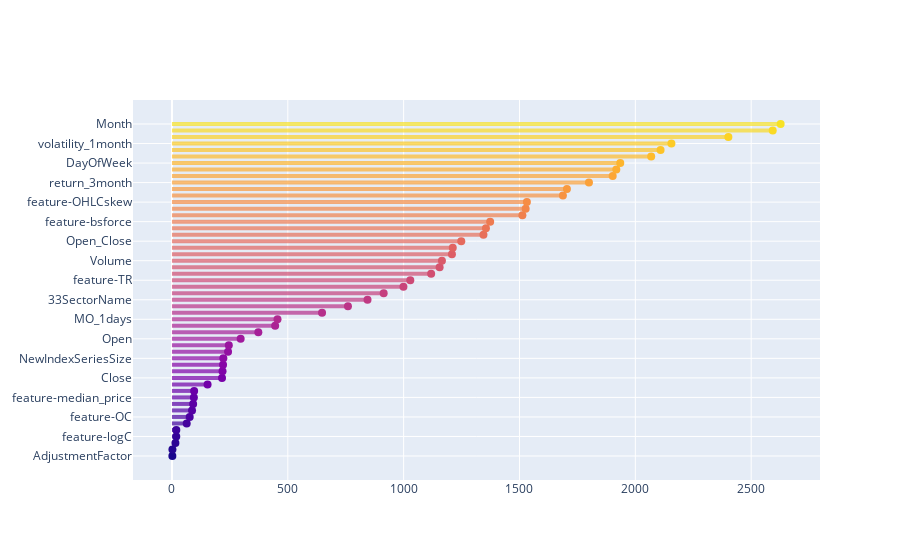

This figure's notebook cell:
### Code cell
import plotly.graph_objects as go
feat_importance['avg'] = feat_importance.mean(axis=1)
feat_importance = feat_importance.sort_values(by='avg',ascending=True)
pal=sns.color_palette("plasma_r", 54).as_hex()[2:]

fig=go.Figure()
for i in range(len(feat_importance.index)):
    fig.add_shape(dict(type="line", y0=i, y1=i, x0=0, x1=feat_importance['avg'][i], 
                       line_color=pal[::-1][i],opacity=0.7,line_width=4))
fig.add_trace(go.Scatter(x=feat_importance['avg'], y=feat_importance.index, mode='markers', 
                         marker_color=pal[::-1], marker_size=8,
                         hovertemplate='%{y} Importance = %{x:.0f}<extra></extra>'))
# fig.update_layout(template=temp,title='Overall Feature Importance', 
#                   xaxis=dict(title='Average Importance',zeroline=False),
#                   yaxis_showgrid=False, margin=dict(l=120,t=80),
#                   height=700, width=800)
fig.show()

### Figure 1 — Plotly figure (JSON) as saved in the notebook; plotly's stock layout.template omitted (floating-point values rounded to 4 significant figures)
{"data": [{"hovertemplate": "%{y} Importance = %{x:.0f}<extra></extra>", "marker": {"color": ["#19068c", "#240691", "#2c0594", "#350498", "#3e049c", "#44039e", "#4c02a1", "#5502a4", "#5b01a5", "#6300a7", "#6a00a8", "#7100a8", "#7801a8", "#8004a8", "#8606a6", "#8d0ba5", "#9410a2", "#99159f", "#a01a9c", "#a62098", "#ab2494", "#b12a90", "#b6308b", "#bb3488", "#c03a83", "#c5407e", "#c9447a", "#cd4a76", "#d14e72", "#d5546e", "#da5a6a", "#dd5e66", "#e16462", "#e56a5d", "#e76f5a", "#eb7556", "#ee7b51", "#f0804e", "#f3874a", "#f68d45", "#f79342", "#f99a3e", "#fba139", "#fca636", "#fdae32", "#fdb52e", "#febb2b", "#fdc328", "#fdcb26", "#fcd225", "#fada24", "#f7e225"], "size": 8}, "mode": "markers", "type": "scatter", "x": [1.7, 2, 14.9, 18.6, 18.8, 63.7, 76.5, 86.7, 91.4, 94.6, 95.7, 153.7, 216.1, 218.3, 220.5, 221.8, 242.1, 245.3, 296.5, 372.8, 445.4, 455.6, 647.8, 759.6, 844.1, 913.8, 999.1, 1029.0, 1119.0, 1155.0, 1165.0, 1208.0, 1212, 1249.0, 1344.0, 1355.0, 1373.0, 1512.0, 1527.0, 1532.0, 1687.0, 1705.0, 1800.0, 1902.0, 1918.0, 1935.0, 2068.0, 2109.0, 2156.0, 2402.0, 2593, 2627.0], "y": ["AdjustmentFactor", "Sharpe Ratio", "SupervisionFlag", "feature-logC", "Section", "feature-low/volume", "feature-OC", "feature-HL", "feature-avg_price", "feature-median_price", "feature-wp", "NewMarketSegment", "Close", "Section/Products", "CumulativeAdjustmentFactor", "NewIndexSeriesSize", "Low", "High", "Open", "feature-close/volume", "feature-open/volume", "MO_1days", "feature-high/volume", "17SectorName", "33SectorName", "feature-ohlc_std", "MO_10days", "feature-TR", "feature-BOP", "MA_gap_3month", "Volume", "MA_gap_2month", "feature-price_std", "Open_Close", "feature-OHLCkur", "feature-Opos", "feature-bsforce", "AdjustedClose", "feature-Cpos", "feature-OHLCskew", "feature-v_avg", "return_2month", "return_3month", "MarketCapPct", "return_1month", "DayOfWeek", "volatility_2month", "MA_gap_1month", "volatility_1month", "High_Low", "daily_ret", "Month"]}], "layout": {"shapes": [{"line": {"color": "#19068c", "width": 4}, "opacity": 0.7, "type": "line", "x0": 0, "x1": 1.7, "y0": 0, "y1": 0}, {"line": {"color": "#240691", "width": 4}, "opacity": 0.7, "type": "line", "x0": 0, "x1": 2, "y0": 1, "y1": 1}, {"line": {"color": "#2c0594", "width": 4}, "opacity": 0.7, "type": "line", "x0": 0, "x1": 14.9, "y0": 2, "y1": 2}, {"line": {"color": "#350498", "width": 4}, "opacity": 0.7, "type": "line", "x0": 0, "x1": 18.6, "y0": 3, "y1": 3}, {"line": {"color": "#3e049c", "width": 4}, "opacity": 0.7, "type": "line", "x0": 0, "x1": 18.8, "y0": 4, "y1": 4}, {"line": {"color": "#44039e", "width": 4}, "opacity": 0.7, "type": "line", "x0": 0, "x1": 63.7, "y0": 5, "y1": 5}, {"line": {"color": "#4c02a1", "width": 4}, "opacity": 0.7, "type": "line", "x0": 0, "x1": 76.5, "y0": 6, "y1": 6}, {"line": {"color": "#5502a4", "width": 4}, "opacity": 0.7, "type": "line", "x0": 0, "x1": 86.7, "y0": 7, "y1": 7}, {"line": {"color": "#5b01a5", "width": 4}, "opacity": 0.7, "type": "line", "x0": 0, "x1": 91.4, "y0": 8, "y1": 8}, {"line": {"color": "#6300a7", "width": 4}, "opacity": 0.7, "type": "line", "x0": 0, "x1": 94.6, "y0": 9, "y1": 9}, {"line": {"color": "#6a00a8", "width": 4}, "opacity": 0.7, "type": "line", "x0": 0, "x1": 95.7, "y0": 10, "y1": 10}, {"line": {"color": "#7100a8", "width": 4}, "opacity": 0.7, "type": "line", "x0": 0, "x1": 153.7, "y0": 11, "y1": 11}, {"line": {"color": "#7801a8", "width": 4}, "opacity": 0.7, "type": "line", "x0": 0, "x1": 216.1, "y0": 12, "y1": 12}, {"line": {"color": "#8004a8", "width": 4}, "opacity": 0.7, "type": "line", "x0": 0, "x1": 218.3, "y0": 13, "y1": 13}, {"line": {"color": "#8606a6", "width": 4}, "opacity": 0.7, "type": "line", "x0": 0, "x1": 220.5, "y0": 14, "y1": 14}, {"line": {"color": "#8d0ba5", "width": 4}, "opacity": 0.7, "type": "line", "x0": 0, "x1": 221.8, "y0": 15, "y1": 15}, {"line": {"color": "#9410a2", "width": 4}, "opacity": 0.7, "type": "line", "x0": 0, "x1": 242.1, "y0": 16, "y1": 16}, {"line": {"color": "#99159f", "width": 4}, "opacity": 0.7, "type": "line", "x0": 0, "x1": 245.3, "y0": 17, "y1": 17}, {"line": {"color": "#a01a9c", "width": 4}, "opacity": 0.7, "type": "line", "x0": 0, "x1": 296.5, "y0": 18, "y1": 18}, {"line": {"color": "#a62098", "width": 4}, "opacity": 0.7, "type": "line", "x0": 0, "x1": 372.8, "y0": 19, "y1": 19}, {"line": {"color": "#ab2494", "width": 4}, "opacity": 0.7, "type": "line", "x0": 0, "x1": 445.4, "y0": 20, "y1": 20}, {"line": {"color": "#b12a90", "width": 4}, "opacity": 0.7, "type": "line", "x0": 0, "x1": 455.6, "y0": 21, "y1": 21}, {"line": {"color": "#b6308b", "width": 4}, "opacity": 0.7, "type": "line", "x0": 0, "x1": 647.8, "y0": 22, "y1": 22}, {"line": {"color": "#bb3488", "width": 4}, "opacity": 0.7, "type": "line", "x0": 0, "x1": 759.6, "y0": 23, "y1": 23}, {"line": {"color": "#c03a83", "width": 4}, "opacity": 0.7, "type": "line", "x0": 0, "x1": 844.1, "y0": 24, "y1": 24}, {"line": {"color": "#c5407e", "width": 4}, "opacity": 0.7, "type": "line", "x0": 0, "x1": 913.8, "y0": 25, "y1": 25}, {"line": {"color": "#c9447a", "width": 4}, "opacity": 0.7, "type": "line", "x0": 0, "x1": 999.1, "y0": 26, "y1": 26}, {"line": {"color": "#cd4a76", "width": 4}, "opacity": 0.7, "type": "line", "x0": 0, "x1": 1029.0, "y0": 27, "y1": 27}, {"line": {"color": "#d14e72", "width": 4}, "opacity": 0.7, "type": "line", "x0": 0, "x1": 1119.0, "y0": 28, "y1": 28}, {"line": {"color": "#d5546e", "width": 4}, "opacity": 0.7, "type": "line", "x0": 0, "x1": 1155.0, "y0": 29, "y1": 29}, {"line": {"color": "#da5a6a", "width": 4}, "opacity": 0.7, "type": "line", "x0": 0, "x1": 1165.0, "y0": 30, "y1": 30}, {"line": {"color": "#dd5e66", "width": 4}, "opacity": 0.7, "type": "line", "x0": 0, "x1": 1208.0, "y0": 31, "y1": 31}, {"line": {"color": "#e16462", "width": 4}, "opacity": 0.7, "type": "line", "x0": 0, "x1": 1212, "y0": 32, "y1": 32}, {"line": {"color": "#e56a5d", "width": 4}, "opacity": 0.7, "type": "line", "x0": 0, "x1": 1249.0, "y0": 33, "y1": 33}, {"line": {"color": "#e76f5a", "width": 4}, "opacity": 0.7, "type": "line", "x0": 0, "x1": 1344.0, "y0": 34, "y1": 34}, {"line": {"color": "#eb7556", "width": 4}, "opacity": 0.7, "type": "line", "x0": 0, "x1": 1355.0, "y0": 35, "y1": 35}, {"line": {"color": "#ee7b51", "width": 4}, "opacity": 0.7, "type": "line", "x0": 0, "x1": 1373.0, "y0": 36, "y1": 36}, {"line": {"color": "#f0804e", "width": 4}, "opacity": 0.7, "type": "line", "x0": 0, "x1": 1512.0, "y0": 37, "y1": 37}, {"line": {"color": "#f3874a", "width": 4}, "opacity": 0.7, "type": "line", "x0": 0, "x1": 1527.0, "y0": 38, "y1": 38}, {"line": {"color": "#f68d45", "width": 4}, "opacity": 0.7, "type": "line", "x0": 0, "x1": 1532.0, "y0": 39, "y1": 39}, {"line": {"color": "#f79342", "width": 4}, "opacity": 0.7, "type": "line", "x0": 0, "x1": 1687.0, "y0": 40, "y1": 40}, {"line": {"color": "#f99a3e", "width": 4}, "opacity": 0.7, "type": "line", "x0": 0, "x1": 1705.0, "y0": 41, "y1": 41}, {"line": {"color": "#fba139", "width": 4}, "opacity": 0.7, "type": "line", "x0": 0, "x1": 1800.0, "y0": 42, "y1": 42}, {"line": {"color": "#fca636", "width": 4}, "opacity": 0.7, "type": "line", "x0": 0, "x1": 1902.0, "y0": 43, "y1": 43}, {"line": {"color": "#fdae32", "width": 4}, "opacity": 0.7, "type": "line", "x0": 0, "x1": 1918.0, "y0": 44, "y1": 44}, {"line": {"color": "#fdb52e", "width": 4}, "opacity": 0.7, "type": "line", "x0": 0, "x1": 1935.0, "y0": 45, "y1": 45}, {"line": {"color": "#febb2b", "width": 4}, "opacity": 0.7, "type": "line", "x0": 0, "x1": 2068.0, "y0": 46, "y1": 46}, {"line": {"color": "#fdc328", "width": 4}, "opacity": 0.7, "type": "line", "x0": 0, "x1": 2109.0, "y0": 47, "y1": 47}, {"line": {"color": "#fdcb26", "width": 4}, "opacity": 0.7, "type": "line", "x0": 0, "x1": 2156.0, "y0": 48, "y1": 48}, {"line": {"color": "#fcd225", "width": 4}, "opacity": 0.7, "type": "line", "x0": 0, "x1": 2402.0, "y0": 49, "y1": 49}, {"line": {"color": "#fada24", "width": 4}, "opacity": 0.7, "type": "line", "x0": 0, "x1": 2593, "y0": 50, "y1": 50}, {"line": {"color": "#f7e225", "width": 4}, "opacity": 0.7, "type": "line", "x0": 0, "x1": 2627.0, "y0": 51, "y1": 51}]}}
